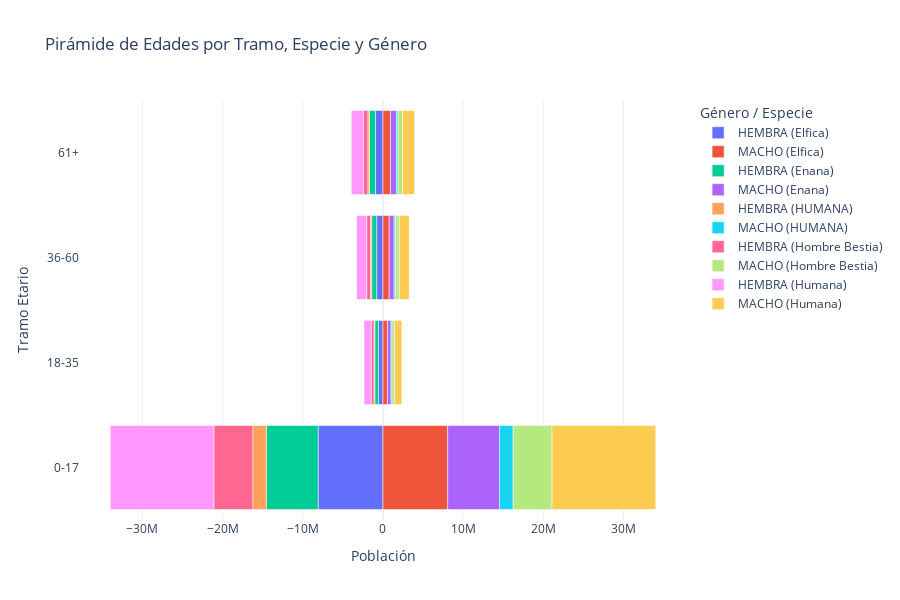

Here is the notebook cell this chart was saved with:
### Code cell
import pandas as pd
import plotly.graph_objects as go

# Cargar datos
df_tramos = pd.read_csv("tramos_edad.csv")

# Orden lógico de tramos etarios
orden_tramos = ["0-17", "18-35", "36-60", "61+"]
df_tramos["TRAMO"] = pd.Categorical(df_tramos["TRAMO"], categories=orden_tramos, ordered=True)

# Filtrar sólo HEMBRA y MACHO para la pirámide
df_tramos_filtrado = df_tramos[df_tramos["GENERO"].isin(["HEMBRA", "MACHO"])].copy()

# Invertir los valores de HEMBRA para la pirámide
df_tramos_filtrado["valor"] = df_tramos_filtrado.apply(
    lambda row: -row["CANTIDAD"] if row["GENERO"] == "HEMBRA" else row["CANTIDAD"], axis=1
)

# Crear gráfico
fig = go.Figure()

# Iterar por especie y género
for especie in df_tramos_filtrado["ESPECIE"].unique():
    for genero in ["HEMBRA", "MACHO"]:
        subset = df_tramos_filtrado[
            (df_tramos_filtrado["ESPECIE"] == especie) & (df_tramos_filtrado["GENERO"] == genero)
        ]
        fig.add_trace(go.Bar(
            y=subset["TRAMO"],
            x=subset["valor"],
            name=f"{genero} ({especie})",
            orientation='h'
        ))

fig.update_layout(
    barmode="relative",
    title="Pirámide de Edades por Tramo, Especie y Género",
    xaxis_title="Población",
    yaxis_title="Tramo Etario",
    template="plotly_white",
    height=600,
    width=900,
    legend_title="Género / Especie"
)

fig.show()

### Figure 1 — Plotly figure (JSON) as saved in the notebook; plotly's stock layout.template omitted (floating-point values rounded to 4 significant figures)
{"data": [{"name": "HEMBRA (Elfica)", "orientation": "h", "type": "bar", "x": [-8078275, -561484, -778644, -934889], "y": ["0-17", "18-35", "36-60", "61+"]}, {"name": "MACHO (Elfica)", "orientation": "h", "type": "bar", "x": [8078624, 561342, 777767, 934723], "y": ["0-17", "18-35", "36-60", "61+"]}, {"name": "HEMBRA (Enana)", "orientation": "h", "type": "bar", "x": [-6465677, -448493, -622241, -749967], "y": ["0-17", "18-35", "36-60", "61+"]}, {"name": "MACHO (Enana)", "orientation": "h", "type": "bar", "x": [6462025, 448301, 621815, 749642], "y": ["0-17", "18-35", "36-60", "61+"]}, {"name": "HEMBRA (HUMANA)", "orientation": "h", "type": "bar", "x": [-1698390, -118022, -163694, -197231], "y": ["0-17", "18-35", "36-60", "61+"]}, {"name": "MACHO (HUMANA)", "orientation": "h", "type": "bar", "x": [1700160, 118331, 163718, 197823], "y": ["0-17", "18-35", "36-60", "61+"]}, {"name": "HEMBRA (Hombre Bestia)", "orientation": "h", "type": "bar", "x": [-4848779, -337267, -466961, -562538], "y": ["0-17", "18-35", "36-60", "61+"]}, {"name": "MACHO (Hombre Bestia)", "orientation": "h", "type": "bar", "x": [4850268, 337091, 465803, 562393], "y": ["0-17", "18-35", "36-60", "61+"]}, {"name": "HEMBRA (Humana)", "orientation": "h", "type": "bar", "x": [-12914571, -897311, -1245628, -1497039], "y": ["0-17", "18-35", "36-60", "61+"]}, {"name": "MACHO (Humana)", "orientation": "h", "type": "bar", "x": [12928958, 898176, 1246327, 1500196], "y": ["0-17", "18-35", "36-60", "61+"]}], "layout": {"barmode": "relative", "height": 600, "legend": {"title": {"text": "Género / Especie"}}, "title": {"text": "Pirámide de Edades por Tramo, Especie y Género"}, "width": 900, "xaxis": {"title": {"text": "Población"}}, "yaxis": {"title": {"text": "Tramo Etario"}}}}
